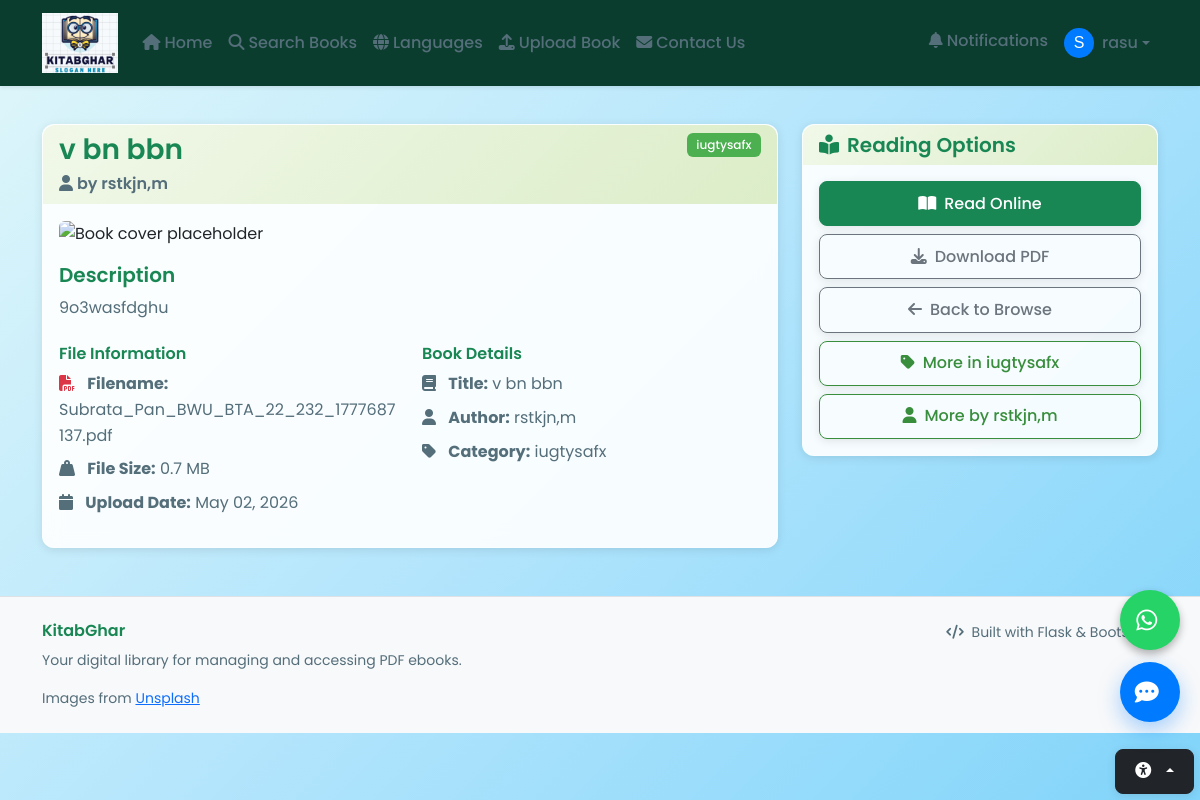
The page /book/29 (signed in) on the database its author committed.
### models.py (models this page shows, shortened)
class User(UserMixin, db.Model):
    id = db.Column(db.Integer, primary_key=True)
    username = db.Column(db.String(80), unique=True, nullable=False, index=True)
    email = db.Column(db.String(120), unique=True, nullable=False, index=True)
    password_hash = db.Column(db.String(256), nullable=False)
    role = db.Column(db.String(20), nullable=False, default='user')  # admin, user
    first_name = db.Column(db.String(50), nullable=True)
    last_name = db.Column(db.String(50), nullable=True)
    profile_image = db.Column(db.String(255), nullable=True)  # New field for profile image filename
    created_date = db.Column(db.DateTime, default=datetime.utcnow)
    last_login = db.Column(db.DateTime, nullable=True)
    is_active = db.Column(db.Boolean, default=True)
    uploaded_books = db.relationship('Ebook', backref='uploader', lazy=True, foreign_keys='Ebook.uploaded_by')
    def is_admin(self):
        return self.role == 'admin'

class Ebook(db.Model):
    id = db.Column(db.Integer, primary_key=True)
    title = db.Column(db.String(200), nullable=False, index=True)
    author = db.Column(db.String(200), nullable=True, index=True)
    category = db.Column(db.String(100), nullable=True, index=True)
    language = db.Column(db.String(50), nullable=True, index=True)
    file_path = db.Column(db.String(500), nullable=False)
    filename = db.Column(db.String(255), nullable=False)
    cover = db.Column(db.String(255), nullable=True)  # Cover image filename
    file_size = db.Column(db.Integer, nullable=True)  # Size in bytes
    upload_date = db.Column(db.DateTime, default=datetime.utcnow, nullable=False)
    description = db.Column(db.Text, nullable=True)
    uploaded_by = db.Column(db.Integer, db.ForeignKey('user.id'), nullable=True)  # Who uploaded this book
    status = db.Column(db.String(20), nullable=False, default='approved')  # pending, approved, rejected
    def get_file_size_mb(self):
        if self.file_size:
            return f"{self.file_size / (1024*1024):.1f} MB"
        return "Unknown"
    def get_upload_date_formatted(self):
        return self.upload_date.strftime("%B %d, %Y")

### routes.py (the view)
@app.route('/book/<int:id>')
@login_required
def book_detail(id):
    if not current_user.is_authenticated:
        flash('Please log in to view book details.', 'error')
        return redirect(url_for('auth.login'))
    book = Ebook.query.get_or_404(id)
    if not can_view_book(book):
        flash('This book is waiting for admin approval.', 'warning')
        return redirect(url_for('home'))
    return render_template('book_detail.html', book=book)

### templates/book_detail.html (shortened to what this page needs)
{% extends "base.html" %}
{% block content %}
<div class="row">
    <div class="col-lg-8">
        <div class="card" itemscope itemtype="https://schema.org/Book">
            <div class="card-header bg-transparent border-bottom">
                <div class="d-flex justify-content-between align-items-start">
                    <div>
                        <h3 class="text-success mb-1" itemprop="name">{{ book.title }}</h3>
                        {% if book.author %}
                        <p class="text-muted mb-0">
                            <i class="fas fa-user me-1"></i>by <span itemprop="author">{{ book.author }}</span>
                        </p>
                        {% endif %}
                    </div>
                    {% if book.category %}
                    <span class="badge bg-secondary">{{ book.category }}</span>
                    {% endif %}
                </div>
            </div>
            <div class="card-body">
                <div class="mb-3">
                    <img
                      src="https://images.unsplash.com/photo-1524995997946-a1c2e315a42f?w=1200&q=70&auto=format&fit=crop"
                      alt="Book cover placeholder"
                      class="img-fluid rounded"
                      loading="lazy">
                </div>
                {% if book.description %}
                <div class="mb-4">
                    <h5 class="text-success">Description</h5>
                    <p class="text-muted" itemprop="description">{{ book.description }}</p>
                </div>
                {% endif %}
                <div class="row">
                    <div class="col-md-6">
                        <h6 class="text-success">File Information</h6>
                        <ul class="list-unstyled text-muted">
                            <li class="mb-2">
                                <i class="fas fa-file-pdf text-danger me-2"></i>
                                <strong>Filename:</strong> {{ book.filename }}
                            </li>
                            <li class="mb-2">
                                <i class="fas fa-weight-hanging me-2"></i>
                                <strong>File Size:</strong> {{ book.get_file_size_mb() }}
                            </li>
                            <li class="mb-2">
                                <i class="fas fa-calendar me-2"></i>
                                <strong>Upload Date:</strong> {{ book.get_upload_date_formatted() }}
                            </li>
                        </ul>
                    </div>
                    <div class="col-md-6">
                        <h6 class="text-success">Book Details</h6>
                        <ul class="list-unstyled text-muted">
                            <li class="mb-2">
                                <i class="fas fa-book me-2"></i>
                                <strong>Title:</strong> {{ book.title }}
                            </li>
                            {% if book.author %}
                            <li class="mb-2">
                                <i class="fas fa-user me-2"></i>
                                <strong>Author:</strong> {{ book.author }}
                            </li>
                            {% endif %}
                            {% if book.category %}
                            <li class="mb-2">
                                <i class="fas fa-tag me-2"></i>
                                <strong>Category:</strong> {{ book.category }}
                            </li>
                            {% endif %}
                        </ul>
                    </div>
                </div>
            </div>
        </div>
    </div>
    <div class="col-lg-4">
        <div class="card mb-4">
            <div class="card-header bg-transparent border-bottom">
                <h5 class="text-success mb-0">
                    <i class="fas fa-book-reader me-2"></i>Reading Options
                </h5>
            </div>
            <div class="card-body">
                <div class="d-grid gap-2">
                    {% if book.status == 'approved' or current_user.role == 'admin' %}
                    <a href="{{ url_for('read_book', id=book.id) }}" class="btn btn-success">
                        <i class="fas fa-book-open me-2"></i>Read Online
                    </a>
                    <a href="{{ url_for('download_book', id=book.id) }}" class="btn btn-outline-secondary">
                        <i class="fas fa-download me-2"></i>Download PDF
                    </a>
                    {% endif %}
                    <a href="{{ url_for('browse') }}" class="btn btn-outline-secondary">
                        <i class="fas fa-arrow-left me-2"></i>Back to Browse
                    </a>
                    {% if book.category %}
                    <a href="{{ url_for('browse', category=book.category) }}" class="btn btn-outline-info">
                        <i class="fas fa-tag me-2"></i>More in {{ book.category }}
                    </a>
                    {% endif %}
                    {% if book.author %}
                    <a href="{{ url_for('browse', search=book.author) }}" class="btn btn-outline-info">
                        <i class="fas fa-user me-2"></i>More by {{ book.author }}
                    </a>
                    {% endif %}
                </div>
            </div>
        </div>
    </div>
</div>
{% endblock %}

### templates/base.html (shortened to what this page needs)
<!DOCTYPE html>
<html lang="en" data-bs-theme="light">
<head>
    <link href="https://cdn.jsdelivr.net/npm/bootstrap@5.3.2/dist/css/bootstrap.min.css" rel="stylesheet">
    <link rel="stylesheet" href="https://cdnjs.cloudflare.com/ajax/libs/font-awesome/6.4.0/css/all.min.css">
    <link rel="stylesheet" href="{{ url_for('static', filename='css/custom.css') }}">
    <link rel="stylesheet" href="{{ url_for('static', filename='css/style.css') }}">
</head>
<body>
    <nav class="navbar navbar-expand-lg navbar-dark shadow-sm border-bottom sticky-top" role="navigation" aria-label="Main Navigation">
        <div class="container">
    <a class="navbar-brand" href="{{ url_for('home') }}">
        <img src="{{ url_for('static', filename='images/logo.png') }}" alt="KitabGhar Logo" style="height: 60px; object-fit: contain;">
    </a>
            <div class="collapse navbar-collapse justify-content-between" id="navbarNav">
                <ul class="navbar-nav">
                    <li class="nav-item">
                        <a class="nav-link {% if request.endpoint == 'home' %}active{% endif %}" href="{{ url_for('home') }}">
                            <i class="fas fa-home me-1"></i>Home
                        </a>
                    </li>
                    <li class="nav-item">
                        <a class="nav-link {% if request.endpoint == 'browse' %}active{% endif %}" href="{{ url_for('browse') }}">
                            <i class="fas fa-search me-1"></i>Search Books
                        </a>
                    </li>
                    <li class="nav-item">
                        <a class="nav-link {% if request.endpoint == 'languages' %}active{% endif %}" href="{{ url_for('languages') }}">
                            <i class="fas fa-globe me-1"></i>Languages
                        </a>
                    </li>
                    <li class="nav-item">
                        <a class="nav-link {% if request.endpoint == 'upload' %}active{% endif %}" href="{{ url_for('upload') }}">
                            <i class="fas fa-upload me-1"></i>Upload Book
                        </a>
                    </li>
                    <li class="nav-item">
                        <a class="nav-link {% if request.endpoint == 'contact' %}active{% endif %}" href="{{ url_for('contact') }}">
                            <i class="fas fa-envelope me-1"></i>Contact Us
                        </a>
                    </li>
                </ul>
                <ul class="navbar-nav ms-7">
                    {% if current_user.is_authenticated %}
                    <li class="nav-item">
                        <a class="nav-link" href="{{ url_for('notifications') }}">
                            <i class="fas fa-bell me-1"></i>Notifications
                            {% set unread_count = current_user.notifications|selectattr('is_read', 'equalto', False)|list|length %}
                        </a>
                    </li>
                    <li class="nav-item dropdown">
                        <a class="nav-link dropdown-toggle d-flex align-items-center" href="#" id="userDropdown" role="button" data-bs-toggle="dropdown" aria-expanded="false">
                            {% if current_user.profile_image %}
                            <img src="{{ url_for('static', filename='uploads/' + current_user.profile_image) }}" alt="Profile" class="rounded-circle me-2" style="width: 30px; height: 30px;" onerror="this.onerror=null;this.src='{{ url_for('static', filename='images/profile_placeholder.png') }}';">
                            {% else %}
                            <img alt="Profile" class="rounded-circle me-2" style="width: 30px; height: 30px;">
                            {% endif %}
                            {{ current_user.username }}
                        </a>
                    </li>
                    {% endif %}
                </ul>
            </div>
        </div>
    </nav>
    <div class="accessibility-toolbar">
        <div class="btn-group dropup">
            <button class="btn btn-dark dropdown-toggle" data-bs-toggle="dropdown" aria-expanded="false" aria-label="Accessibility settings">
                <i class="fas fa-universal-access"></i>
            </button>
        </div>
    </div>
    <main class="container my-4">
        {% block content %}{% endblock %}
    </main>
    <footer class="bg-light border-top mt-5 py-4">
        <div class="container">
            <div class="row">
                <div class="col-md-6">
                    <h6 class="text-success">KitabGhar</h6>
                    <p class="text-muted small">Your digital library for managing and accessing PDF ebooks.</p>
                    <p class="text-muted small mb-0">Images from <a href="https://unsplash.com" target="_blank" rel="noopener">Unsplash</a></p>
                </div>
                <div class="col-md-6 text-md-end">
                    <p class="text-muted small mb-0">
                        <i class="fas fa-code me-1"></i>
                        Built with Flask & Bootstrap
                    </p>
                </div>
            </div>
        </div>
    </footer>
    <button id="chat-toggle" type="button" aria-label="Open chat assistant" aria-expanded="false">
        <i class="fas fa-comment-dots" aria-hidden="true"></i>
    </button>
    <a href="https://wa.me/916294308707?text=Hello%20KitabGhar%2C%20I%20need%20help%20with%20the%20library."
       class="whatsapp-float"
       target="_blank"
       rel="noopener noreferrer"
       aria-label="Chat with us on WhatsApp"
       title="Chat with us on WhatsApp">
        <i class="fab fa-whatsapp"></i>
    </a>
</body>
</html>

### rows shown on the page
User: username "rasu"
Ebook: title "v bn bbn", author "rstkjn,m", category "iugtysafx", description "9o3wasfdghu", filename "Subrata_Pan_BWU_BTA_22_232_1777687137.pdf", get_file_size_mb "0.7 MB", get_upload_date_formatted "May 02, 2026"
